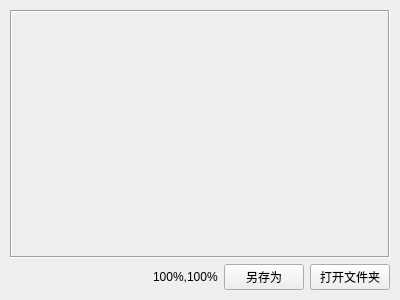
<?xml version="1.0" encoding="UTF-8"?>
<ui version="4.0">
 <class>WgtImageDisp</class>
 <widget class="QWidget" name="WgtImageDisp">
  <property name="geometry">
   <rect>
    <x>0</x>
    <y>0</y>
    <width>400</width>
    <height>300</height>
   </rect>
  </property>
  <property name="windowTitle">
   <string>图片</string>
  </property>
  <layout class="QGridLayout" name="gridLayout_2" rowstretch="10,0" columnstretch="0,0,0">
   <property name="leftMargin">
    <number>10</number>
   </property>
   <property name="topMargin">
    <number>10</number>
   </property>
   <property name="rightMargin">
    <number>10</number>
   </property>
   <property name="bottomMargin">
    <number>10</number>
   </property>
   <item row="0" column="0">
    <widget class="ImageLabel" name="label">
     <property name="frameShape">
      <enum>QFrame::Box</enum>
     </property>
     <property name="frameShadow">
      <enum>QFrame::Sunken</enum>
     </property>
     <property name="text">
      <string/>
     </property>
     <property name="scaledContents">
      <bool>false</bool>
     </property>
    </widget>
   </item>
   <item row="1" column="0">
    <layout class="QHBoxLayout" name="horizontalLayout_2">
     <item>
      <spacer name="horizontalSpacer">
       <property name="orientation">
        <enum>Qt::Horizontal</enum>
       </property>
       <property name="sizeHint" stdset="0">
        <size>
         <width>40</width>
         <height>20</height>
        </size>
       </property>
      </spacer>
     </item>
     <item>
      <widget class="QLabel" name="labRatio">
       <property name="text">
        <string>100%,100%</string>
       </property>
      </widget>
     </item>
     <item>
      <widget class="QPushButton" name="btnSaveAs">
       <property name="text">
        <string>另存为</string>
       </property>
      </widget>
     </item>
     <item>
      <widget class="QPushButton" name="btnOpenFolder">
       <property name="text">
        <string>打开文件夹</string>
       </property>
      </widget>
     </item>
    </layout>
   </item>
  </layout>
 </widget>
 <customwidgets>
  <customwidget>
   <class>ImageLabel</class>
   <extends>QLabel</extends>
   <header>imagelabel.h</header>
  </customwidget>
 </customwidgets>
 <resources/>
 <connections/>
</ui>
